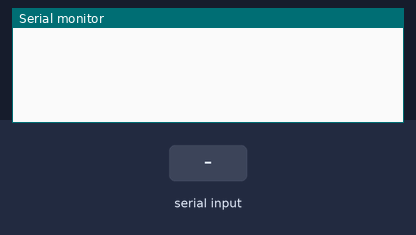
A sketch run on a simulated Arduino Uno, built with avr-gcc and run on an emulated ATmega328P. On the bench: the last lines printed to the serial monitor. The test bench sets the inputs (shaded band).

Above: at 1.2 s.
1.3 s: "PING 1\n" received over Serial
At 2.0 s:
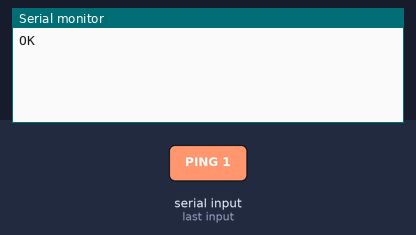
2.8 s: "READ 1\n" received over Serial
At 3.2 s:
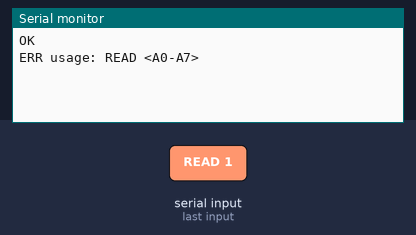
4.3 s: "SAMPLE 1\n" received over Serial
At 5.5 s:
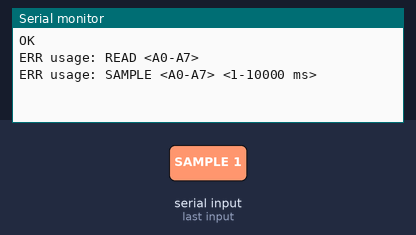
5.8 s: "FREQ 1\n" received over Serial
At 6.7 s:
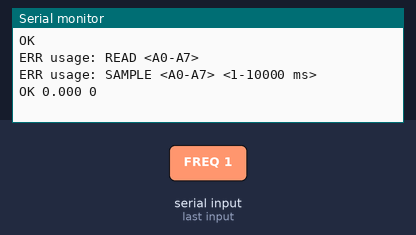
7.3 s: "FREQ\n" received over Serial
At 7.8 s:
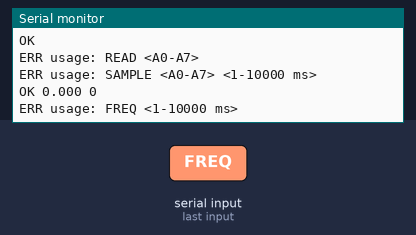
8.8 s: "90 45\n" received over Serial
At 10.1 s:
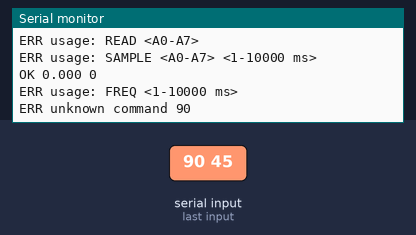

Measured:
- after the input at 1.3 s, the serial monitor: prints a new line at once (image 1)
- after the input at 2.8 s, the serial monitor: prints a new line at once (image 2)
- after the input at 4.3 s, the serial monitor: prints a new line at once (image 3)
- after the input at 5.8 s, the serial monitor: prints a new line at once (image 4)
- after the input at 7.3 s, the serial monitor: prints a new line at once (image 5)
- after the input at 8.8 s, the serial monitor: prints a new line at once (image 6)

The sketch:

bench.ino
```cpp
// Bench Buddy serial firmware. Owner: H. Protocol in PLAN.md.
// 115200 baud, one command per line, one reply per line:
//   PING              -> OK
//   READ A0           -> OK <mV>
//   SAMPLE A1 3000    -> OK <min mV> <max mV> <mean mV>
//   FREQ 4000         -> OK <Hz> <edges>     (from the time between rising edges on D2)
//   anything else     -> ERR <reason>

const byte FREQ_PIN = 2;               // 555 pin 3 (OUT); interrupt pin on the Uno/Nano
const unsigned long MAX_MS = 10000;

volatile unsigned int edges = 0;
volatile unsigned long firstEdge = 0;
volatile unsigned long lastEdge = 0;

void onEdge() {
  unsigned long t = micros();
  if (edges == 0) firstEdge = t;
  lastEdge = t;
  edges++;
}

// "A0".."A7" -> analog pin number, or -1
int analogPin(const String &name) {
  if (name.length() == 2 && name[0] == 'A' && name[1] >= '0' && name[1] <= '7') return A0 + (name[1] - '0');
  return -1;
}

// Assumes the 5 V rail is exactly 5 V; USB power is often 4.7-5.1 V.
long readMv(int pin) {
  return (long)analogRead(pin) * 5000L / 1023L;
}

void setup() {
  Serial.begin(115200);
  pinMode(FREQ_PIN, INPUT);
}

void loop() {
  if (!Serial.available()) return;

  String line = Serial.readStringUntil('\n');
  line.trim();
  int sp = line.indexOf(' ');
  String cmd = sp < 0 ? line : line.substring(0, sp);
  String args = sp < 0 ? "" : line.substring(sp + 1);
  args.trim();

  if (cmd == "PING") {
    Serial.println("OK");

  } else if (cmd == "READ") {
    int pin = analogPin(args);
    if (pin < 0) { Serial.println("ERR usage: READ <A0-A7>"); return; }
    Serial.print("OK ");
    Serial.println(readMv(pin));

  } else if (cmd == "SAMPLE") {
    int sp2 = args.indexOf(' ');
    int pin = analogPin(sp2 < 0 ? args : args.substring(0, sp2));
    unsigned long ms = sp2 < 0 ? 0 : args.substring(sp2 + 1).toInt();
    if (pin < 0 || ms == 0 || ms > MAX_MS) { Serial.println("ERR usage: SAMPLE <A0-A7> <1-10000 ms>"); return; }
    long lo = 5000, hi = 0, sum = 0, n = 0;
    unsigned long start = millis();
    while (millis() - start < ms) {
      long v = readMv(pin);
      if (v < lo) lo = v;
      if (v > hi) hi = v;
      sum += v;
      n++;
    }
    Serial.print("OK ");
    Serial.print(lo); Serial.print(' ');
    Serial.print(hi); Serial.print(' ');
    Serial.println(sum / n);

  } else if (cmd == "FREQ") {
    unsigned long ms = args.toInt();
    if (ms == 0 || ms > MAX_MS) { Serial.println("ERR usage: FREQ <1-10000 ms>"); return; }
    noInterrupts(); edges = 0; interrupts();
    attachInterrupt(digitalPinToInterrupt(FREQ_PIN), onEdge, RISING);
    delay(ms);
    detachInterrupt(digitalPinToInterrupt(FREQ_PIN));
    noInterrupts();
    unsigned int n = edges;
    unsigned long span = lastEdge - firstEdge;
    interrupts();
    float hz = (n >= 2 && span > 0) ? (n - 1) * 1e6 / span : 0.0;
    Serial.print("OK ");
    Serial.print(hz, 3); Serial.print(' ');
    Serial.println(n);

  } else {
    Serial.print("ERR unknown command ");
    Serial.println(cmd);
  }
}
```
